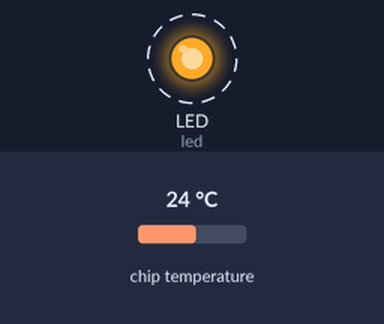
The program below on a simulated CircuitPython board. On the bench: output pins drawn as LEDs (lit = HIGH). Dashed ring = blinking. The test bench sets the inputs (shaded band); at power-on: chip temperature 24 °C. Files the program writes start out absent.

Above: at 0.5 s.
Timing chart, 0 to 4.6 s (numbered marks = the images above):
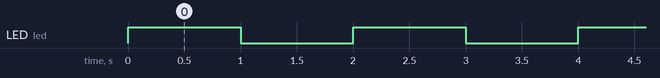

The program:

BONUS_DATALOGGER.py
```python
import board, digitalio, time, microcontroller, os

led = digitalio.DigitalInOut(board.LED)
led.switch_to_output()

file_name = "temperature.csv"
max_file_size = 400000 #400kB

with open(file_name, "a") as datalog:
    while True:
        file_size = os.stat(file_name)[6]
        if file_size < max_file_size:
            temp = microcontroller.cpu.temperature
            datalog.write("{0:.1f}\n".format(temp))
            datalog.flush()
            led.value = not led.value
            time.sleep(1)
        else:
            led.value = True
```

Measured:
- by itself, LED (led): alternates HIGH for 1.0 s and LOW for 1.0 s
